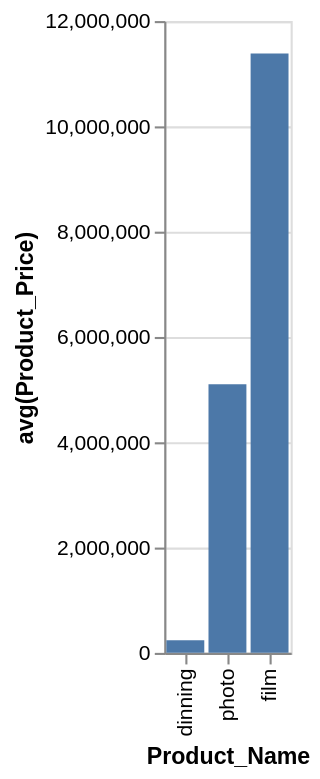

Write the Vega-Lite specification saved for this chart.
### Vega-Lite specification from a JSON file in a GitHub repository (floating-point values rounded to 4 significant figures)
{"data": {"values": [{"x_data": "dinning", "y_data": 238700.0}, {"x_data": "film", "y_data": 11390000.0}, {"x_data": "photo", "y_data": 5103000.0}]}, "mark": "bar", "encoding": {"x": {"field": "x_data", "type": "nominal", "title": "Product_Name", "sort": {"op": "sum", "field": "y_data", "order": "ascending"}}, "y": {"field": "y_data", "type": "quantitative", "title": "avg(Product_Price)"}}}
